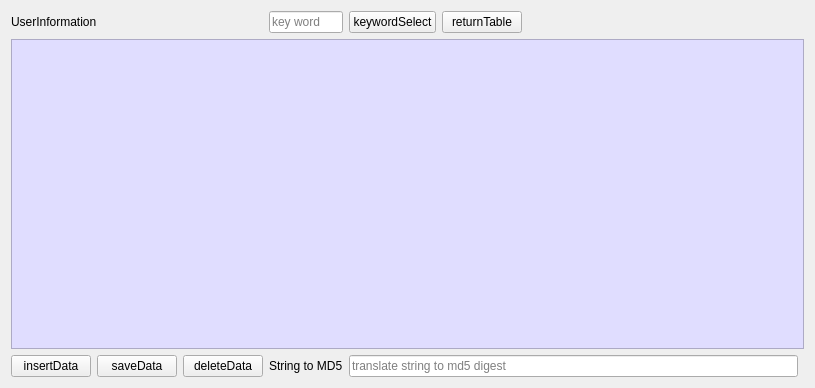
<?xml version="1.0" encoding="UTF-8"?>
<ui version="4.0">
 <class>SQLDialog</class>
 <widget class="QDialog" name="SQLDialog">
  <property name="geometry">
   <rect>
    <x>0</x>
    <y>0</y>
    <width>815</width>
    <height>388</height>
   </rect>
  </property>
  <property name="windowTitle">
   <string>SQL</string>
  </property>
  <property name="windowIcon">
   <iconset>
    <normaloff>:/databaseop/T5.png</normaloff>:/databaseop/T5.png</iconset>
  </property>
  <property name="autoFillBackground">
   <bool>true</bool>
  </property>
  <property name="styleSheet">
   <string notr="true">font: 12pt &quot;Monospace&quot;;
</string>
  </property>
  <layout class="QGridLayout" name="gridLayout">
   <item row="0" column="4">
    <widget class="QPushButton" name="pushButtonKeyword">
     <property name="focusPolicy">
      <enum>Qt::ClickFocus</enum>
     </property>
     <property name="text">
      <string>keywordSelect</string>
     </property>
     <property name="autoDefault">
      <bool>false</bool>
     </property>
    </widget>
   </item>
   <item row="0" column="3">
    <widget class="QLineEdit" name="lineEditKeyword">
     <property name="placeholderText">
      <string>key word</string>
     </property>
     <property name="clearButtonEnabled">
      <bool>true</bool>
     </property>
    </widget>
   </item>
   <item row="3" column="0">
    <widget class="QPushButton" name="pushButtonInsertdata">
     <property name="text">
      <string>insertData</string>
     </property>
     <property name="autoDefault">
      <bool>false</bool>
     </property>
    </widget>
   </item>
   <item row="2" column="0" colspan="8">
    <widget class="QTableView" name="tableView">
     <property name="styleSheet">
      <string notr="true">background-color: rgb(224, 221, 255);</string>
     </property>
     <property name="editTriggers">
      <set>QAbstractItemView::AllEditTriggers</set>
     </property>
     <property name="sortingEnabled">
      <bool>true</bool>
     </property>
     <attribute name="horizontalHeaderCascadingSectionResizes">
      <bool>true</bool>
     </attribute>
    </widget>
   </item>
   <item row="0" column="6">
    <spacer name="horizontalSpacer">
     <property name="orientation">
      <enum>Qt::Horizontal</enum>
     </property>
     <property name="sizeHint" stdset="0">
      <size>
       <width>311</width>
       <height>20</height>
      </size>
     </property>
    </spacer>
   </item>
   <item row="3" column="2">
    <widget class="QPushButton" name="pushButtonDeletedata">
     <property name="text">
      <string>deleteData</string>
     </property>
     <property name="autoDefault">
      <bool>false</bool>
     </property>
    </widget>
   </item>
   <item row="3" column="1">
    <widget class="QPushButton" name="pushButtonSavedata">
     <property name="text">
      <string>saveData</string>
     </property>
     <property name="autoDefault">
      <bool>false</bool>
     </property>
    </widget>
   </item>
   <item row="3" column="3">
    <widget class="QLabel" name="labelPwdToMD5">
     <property name="text">
      <string>String to MD5</string>
     </property>
    </widget>
   </item>
   <item row="3" column="4" colspan="3">
    <widget class="QLineEdit" name="lineEditPWD">
     <property name="mouseTracking">
      <bool>false</bool>
     </property>
     <property name="focusPolicy">
      <enum>Qt::StrongFocus</enum>
     </property>
     <property name="whatsThis">
      <string>press enter to translate</string>
     </property>
     <property name="placeholderText">
      <string>translate string to md5 digest</string>
     </property>
     <property name="clearButtonEnabled">
      <bool>true</bool>
     </property>
    </widget>
   </item>
   <item row="0" column="5">
    <widget class="QPushButton" name="pushButtonReturnTable">
     <property name="text">
      <string>returnTable</string>
     </property>
     <property name="autoDefault">
      <bool>false</bool>
     </property>
    </widget>
   </item>
   <item row="0" column="0" colspan="2">
    <widget class="QLabel" name="labelTableList">
     <property name="text">
      <string>UserInformation</string>
     </property>
    </widget>
   </item>
  </layout>
 </widget>
 <resources/>
 <connections/>
</ui>
